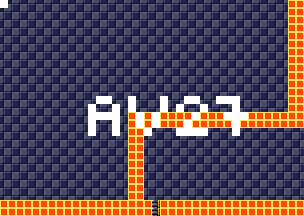

The image is a tile-based game level rendered from a .tmx file. Its description and source (layers, tilesets, objects; grid data summarised) follow:
An orthogonal 38x27 tile map with 8x8 px tiles, 4 tile layers (background, foreground, room numbers, Objects), 15 tilesets.

<map version="1.5" tiledversion="1.7.1" orientation="orthogonal" renderorder="right-down" width="38" height="27" tilewidth="8" tileheight="8" infinite="0" nextlayerid="11" nextobjectid="1">
 <tileset firstgid="1" source="tilesheets/tsKarniMata.tsx" />
 <tileset firstgid="1025" source="tilesheets/tsVoodooWasp.tsx" />
 <tileset firstgid="2049" source="tilesheets/tsBurial.tsx" />
 <tileset firstgid="3073" source="tilesheets/tsBlueTemple.tsx" />
 <tileset firstgid="4097" source="tilesheets/tsGoddess.tsx" />
 <tileset firstgid="5121" source="tilesheets/tsKonark.tsx" />
 <tileset firstgid="6145" name="sEnemies" tilewidth="8" tileheight="8" tilecount="1024" columns="32">
  <image source="../grapx/tilesheets/sObjects.bmp" trans="ff94ff" width="256" height="256" />
 </tileset>
 <tileset firstgid="7169" source="tilesheets/tsIceTemple.tsx" />
 <tileset firstgid="8193" source="tilesheets/tsLavaArea.tsx" />
 <tileset firstgid="9217" source="tilesheets/tsBossArea.tsx" />
 <tileset firstgid="10241" source="tilesheets/tsPegu.tsx" />
 <tileset firstgid="11265" source="tilesheets/sTiwanakuTemple.tsx" />
 <tileset firstgid="12289" source="tilesheets/sIndraTemple.tsx" />
 <tileset firstgid="13313" source="tilesheets/sTeleport.tsx" />
 <tileset firstgid="14337" source="tilesheets/sObjects.tsx" />
 <layer id="2" name="background" width="38" height="27">
  <data>[1026 cells, 1026 non-empty, 2 distinct tile ids]</data>
 </layer>
 <layer id="1" name="foreground" width="38" height="27">
  <data>[1026 cells, 166 non-empty, 2 distinct tile ids]</data>
 </layer>
 <layer id="7" name="room numbers" width="38" height="27">
  <data>[1026 cells, 41 non-empty, 1 distinct tile ids]</data>
 </layer>
 <layer id="10" name="Objects" width="38" height="27">
  <data>[1026 cells, 0 non-empty, 0 distinct tile ids]</data>
 </layer>
</map>
